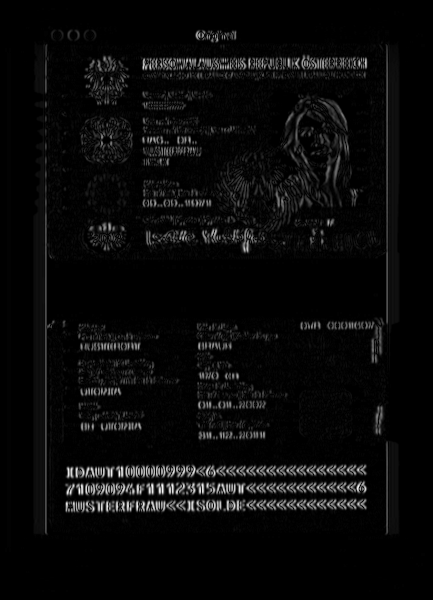
#> input picture MRZs_passport/mrz_gradx.png, 433 x 600 px
$ python contours.py --image mrz_gradx.png   (older library calls are emulated)
#> lines starting #> are read from the running program, lines starting #| are printed output that depends on the picture; after the words box and inside, x2 and y2 are one past the last pixel; in counts of white or black regions, pixels touching at a corner belong together
# USAGE
# python contours.py --image circle.png

import cv2
import numpy as np
import argparse

# construct the argument parser and parse the arguments
ap = argparse.ArgumentParser()
ap.add_argument("-i", "--image", required=True,
	help="Path to the image")
args = vars(ap.parse_args())

img = cv2.imread(args["image"])
#> img is the input picture: shape (600, 433, 3); min 0, max 255, mean 9.8
gray = cv2.cvtColor(img, cv2.COLOR_BGR2GRAY)
ret, thresh = cv2.threshold(gray, 127, 255, 0)
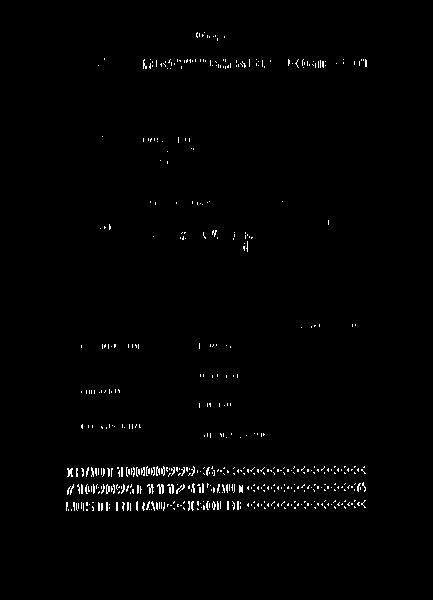
#> thresh: shape (600, 433); 1.1% white in thin lines or dots, all inside (x1, y1, x2, y2) = (66, 32, 367, 511)

# In OpenCV, finding contours is like finding white object from black background.
# So remember, object to be found should be white and background should be black.

img2, contours, hierarchy = cv2.findContours(thresh, cv2.RETR_TREE, cv2.CHAIN_APPROX_NONE)
#> contours = 520 contours, 519 with area under 20; largest, box (x1, y1, x2, y2) and area: (67, 468, 73, 477) 20

# Draw the contoures
cv2.drawContours(img, contours, -1, (0, 255, 0), 3)
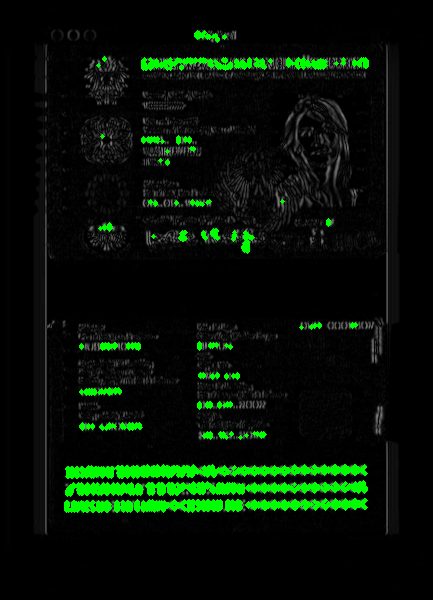
#> img: shape (600, 433, 3); 4.87% of pixels changed, all inside (x1, y1, x2, y2) = (64, 30, 369, 513)
